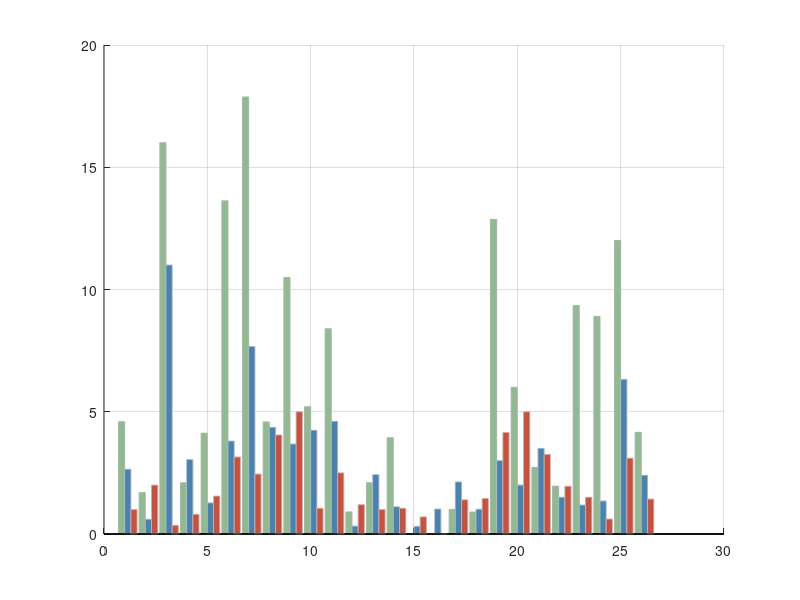

MATLAB code for this plot: (Note: this script raises an error after producing the figure.)
%% 方位角误差对比柱状图
% 数据
data_azimuth = [
1	2.6467	4.5977
2	0.5995	1.6964
0.35	11	16.0076
0.8	3.0441	2.0998
1.55	1.2725	4.1223
3.15	3.7984	13.6294
2.45	7.6674	17.8758
4.05	4.358	4.5873
5	3.6801	10.4938
1.05	4.2394	5.2098
2.5	4.6042	8.3975
1.2	0.3209	0.9044
1	2.4275	2.0998
1.05	1.1146	3.942
0.7	0.3117	0.0076
0	1.0193	0.0076
1.4	2.1293	1.0075
1.45	1.0112	0.9002
4.15	3	12.8676
5	2	6
3.25	3.5	2.7237
1.95	1.5013	1.9581
1.5	1.1844	9.3461
0.6116	1.35	8.9002
3.1	6.3231	12.0074
1.4286	2.4005	4.1601
];

% 提取误差数据
method_our = data_azimuth(:,1);     
method_tdoa_improved = data_azimuth(:,2); 
method_tdoa_original = data_azimuth(:,3); 

% 横坐标：数据点编号
x = 1:26;

% 设置柱状图的高度为零的值
method_our(method_our == 0) = NaN;
method_tdoa_improved(method_tdoa_improved == 0) = NaN;
method_tdoa_original(method_tdoa_original == 0) = NaN;

% 绘制柱状图
figure;
hold on;
bar(x - 0.15, method_tdoa_original, 'FaceColor', [143/255, 188/255, 143/255], 'EdgeColor', [0.7, 0.7, 0.7], 'BarWidth', 0.3);  % 设置更粗的柱子
bar(x + 0.15, method_tdoa_improved, 'FaceColor', [70/255, 130/255, 180/255], 'EdgeColor', [0.7, 0.7, 0.7], 'BarWidth', 0.3);  % 设置更粗的柱子
bar(x + 0.45, method_our, 'FaceColor', [205/255, 79/255, 57/255], 'EdgeColor', [0.7, 0.7, 0.7], 'BarWidth', 0.3);  % 设置更粗的柱子
hold off;

% 添加网格
grid on;
ax = gca;
ax.GridLineStyle = '--'; % 设置网格线为虚线

% 轴标签
xlabel('Data(1-26)', 'FontName', 'Times New Roman', 'FontSize', 12);
ylabel('Angular Error(°)', 'FontName', 'Times New Roman', 'FontSize', 12);

% 标题
title('MAE', 'FontSize', 14, 'FontWeight', 'bold', 'FontName', 'Times New Roman');

% 设置横坐标刻度
xticks(1:26);

% 调整纵坐标的刻度线长度
ax.XAxis.TickLength = [0.004, 0.004];  % 横坐标刻度线长度
ax.YAxis.TickLength = [0.004, 0.004];  % 纵坐标刻度线长度

% 设置纵坐标范围为0到25，步长为5
ylim([0 25]);
yticks(0:5:25);

% 图例
legend('TDOA', 'Improved TDOA', 'TDOA-SRP', 'FontName', 'Times New Roman', 'FontSize', 12);

% 调整图像大小，减少两边空白
set(gcf, 'Position', [100, 100, 1500, 600]);  % 减少宽度以减少空白
set(gca, 'LooseInset', get(gca, 'TightInset')); % 去除空白区域

% 保存为高质量图片
%saveas(gcf, 'MAEazi.png');  
print(gcf, 'MAEazi', '-dtiff', '-r300');

%print(gcf, 'azimuth_angle_error_comparison_bar.pdf', '-dpdf', '-r300', '-bestfit');  % 使用 -bestfit 选项

